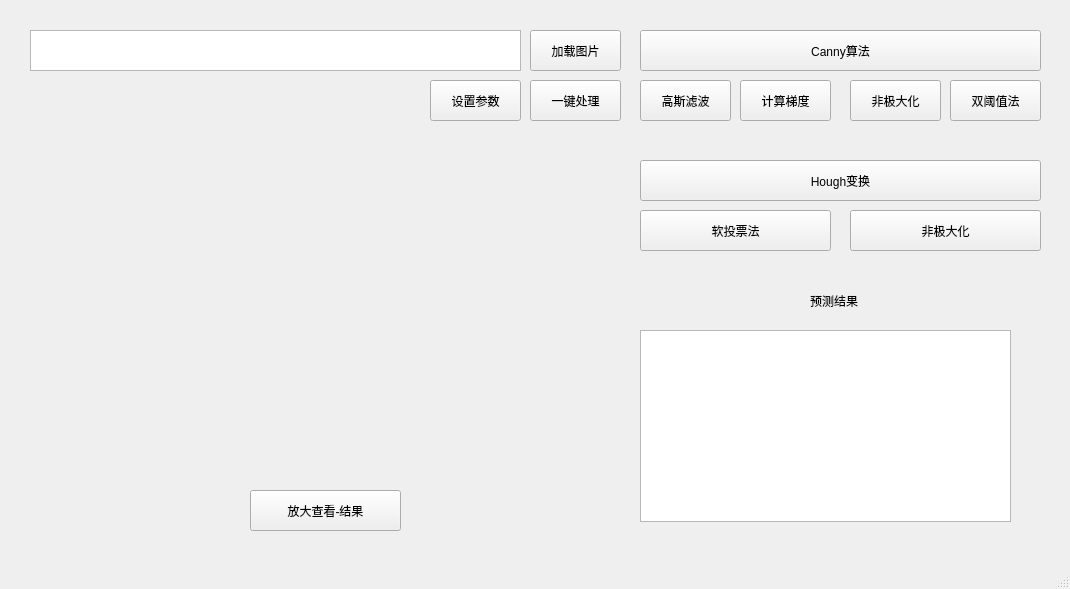
<?xml version="1.0" encoding="UTF-8"?>
<ui version="4.0">
 <class>MainWindow</class>
 <widget class="QMainWindow" name="MainWindow">
  <property name="geometry">
   <rect>
    <x>0</x>
    <y>0</y>
    <width>1070</width>
    <height>589</height>
   </rect>
  </property>
  <property name="windowTitle">
   <string>MainWindow</string>
  </property>
  <widget class="QWidget" name="centralwidget">
   <widget class="QPushButton" name="load_image">
    <property name="geometry">
     <rect>
      <x>530</x>
      <y>30</y>
      <width>91</width>
      <height>41</height>
     </rect>
    </property>
    <property name="text">
     <string>加载图片</string>
    </property>
   </widget>
   <widget class="QTextEdit" name="image_path">
    <property name="geometry">
     <rect>
      <x>30</x>
      <y>30</y>
      <width>491</width>
      <height>41</height>
     </rect>
    </property>
    <property name="readOnly">
     <bool>true</bool>
    </property>
   </widget>
   <widget class="QLabel" name="image_label">
    <property name="geometry">
     <rect>
      <x>50</x>
      <y>140</y>
      <width>551</width>
      <height>331</height>
     </rect>
    </property>
    <property name="text">
     <string/>
    </property>
   </widget>
   <widget class="QPushButton" name="canny_bt">
    <property name="geometry">
     <rect>
      <x>640</x>
      <y>30</y>
      <width>401</width>
      <height>41</height>
     </rect>
    </property>
    <property name="text">
     <string>Canny算法</string>
    </property>
   </widget>
   <widget class="QPushButton" name="hough_bt">
    <property name="geometry">
     <rect>
      <x>640</x>
      <y>160</y>
      <width>401</width>
      <height>41</height>
     </rect>
    </property>
    <property name="text">
     <string>Hough变换</string>
    </property>
   </widget>
   <widget class="QPushButton" name="execute_bt">
    <property name="geometry">
     <rect>
      <x>530</x>
      <y>80</y>
      <width>91</width>
      <height>41</height>
     </rect>
    </property>
    <property name="text">
     <string>一键处理</string>
    </property>
   </widget>
   <widget class="QLabel" name="label">
    <property name="geometry">
     <rect>
      <x>810</x>
      <y>290</y>
      <width>67</width>
      <height>22</height>
     </rect>
    </property>
    <property name="text">
     <string>预测结果</string>
    </property>
   </widget>
   <widget class="QPushButton" name="gaussian_filiter_bt">
    <property name="geometry">
     <rect>
      <x>640</x>
      <y>80</y>
      <width>91</width>
      <height>41</height>
     </rect>
    </property>
    <property name="text">
     <string>高斯滤波</string>
    </property>
   </widget>
   <widget class="QPushButton" name="sobel_filiter_bt">
    <property name="geometry">
     <rect>
      <x>740</x>
      <y>80</y>
      <width>91</width>
      <height>41</height>
     </rect>
    </property>
    <property name="text">
     <string>计算梯度</string>
    </property>
   </widget>
   <widget class="QPushButton" name="non_max_suppression_bt">
    <property name="geometry">
     <rect>
      <x>850</x>
      <y>80</y>
      <width>91</width>
      <height>41</height>
     </rect>
    </property>
    <property name="text">
     <string>非极大化</string>
    </property>
   </widget>
   <widget class="QPushButton" name="threshold_bt">
    <property name="geometry">
     <rect>
      <x>950</x>
      <y>80</y>
      <width>91</width>
      <height>41</height>
     </rect>
    </property>
    <property name="text">
     <string>双阈值法</string>
    </property>
   </widget>
   <widget class="QPushButton" name="soft_vote_bt">
    <property name="geometry">
     <rect>
      <x>640</x>
      <y>210</y>
      <width>191</width>
      <height>41</height>
     </rect>
    </property>
    <property name="text">
     <string>软投票法</string>
    </property>
   </widget>
   <widget class="QPushButton" name="non_max_suppression_bt2">
    <property name="geometry">
     <rect>
      <x>850</x>
      <y>210</y>
      <width>191</width>
      <height>41</height>
     </rect>
    </property>
    <property name="text">
     <string>非极大化</string>
    </property>
   </widget>
   <widget class="QTextBrowser" name="resut_text">
    <property name="geometry">
     <rect>
      <x>640</x>
      <y>330</y>
      <width>371</width>
      <height>192</height>
     </rect>
    </property>
   </widget>
   <widget class="QPushButton" name="enlarge_bt">
    <property name="geometry">
     <rect>
      <x>250</x>
      <y>490</y>
      <width>151</width>
      <height>41</height>
     </rect>
    </property>
    <property name="text">
     <string>放大查看-结果</string>
    </property>
   </widget>
   <widget class="QPushButton" name="setParam_bt">
    <property name="geometry">
     <rect>
      <x>430</x>
      <y>80</y>
      <width>91</width>
      <height>41</height>
     </rect>
    </property>
    <property name="text">
     <string>设置参数</string>
    </property>
   </widget>
  </widget>
  <widget class="QMenuBar" name="menubar">
   <property name="geometry">
    <rect>
     <x>0</x>
     <y>0</y>
     <width>1070</width>
     <height>31</height>
    </rect>
   </property>
  </widget>
  <widget class="QStatusBar" name="statusbar"/>
 </widget>
 <resources/>
 <connections/>
</ui>
